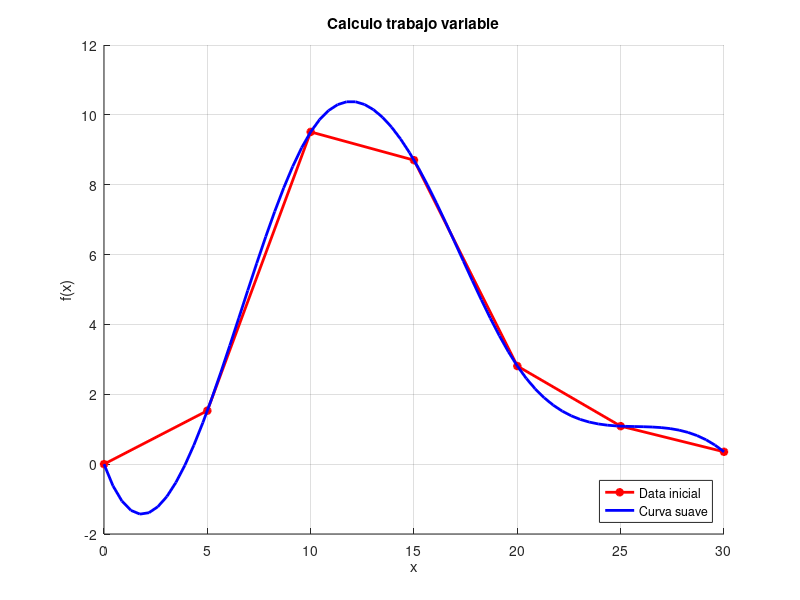

Write the MATLAB code that produced this figure.
function Programa04_E3
  clear all;
  clc;
  close all;
  
  %Informacion de la tabla
  data = [0,
          1.5297,
          9.5120,
          8.7025,
          2.8087,
          1.0881,
          0.3537];
  h = (30 - 0)/6;  % => 5
  
  for i = 1:length(data)
    xPoints(i) = (i-1)*h; 
  endfor
  
  %Grafica 
  nCotes = figure('Name','Newton Cotes','MenuBar','none');
  title('Calculo trabajo variable');
  xlabel('x');
  ylabel('f(x)');
  set(nCotes, 'Position',  [100, 250, 500, 400]);
  intF = gca;
  grid on;
  hold on;
  
  lengthX = length(data);
  y = data;
  x = xPoints;
  
  plot(intF,x,y,'-*r','LineWidth',1,'DisplayName','Data inicial','LineWidth',2);
  legend('Location','southeast');
  
  %Impresion de la curva suave
  samplingRateIncrease = 10;
  newXSamplePoints = linspace(min(x), max(x), lengthX * samplingRateIncrease);
  smoothedY = spline(x, y, newXSamplePoints);
  plot(newXSamplePoints, smoothedY, '-b','LineWidth',2,'DisplayName','Curva suave');
  legend('Location','southeast');
  legend('off');
  legend('show');
  legend('Location','southeast');
  zoom on;
  
  x1 = getCompositeTrapeze(smoothedY, h/10);
  x2 = getSimpson1over3(smoothedY, h/10);
  x3 = getSimpson3over8(smoothedY, h/10);
  clc; 
    
  disp("\n\nTrapecio compuesto");
  getCompositeTrapeze(data,h);
  
  disp("\n\nSimpson 1/3");
  getSimpson1over3(data,h);
  
  disp("\n\nSimpson 3/8");
  getSimpson3over8(data,h);
  
  fprintf("\n\n%.4f\n%.4f\n%.4f\n",x1,x2,x3);
    
endfunction

function total = getCompositeTrapeze(data,h) 
  total = data(1);
  n = length(data);
  fprintf("%d/2(%.4f + 2(",h,data(1));
  for i = 2:n-1
    if i ~= 2
      fprintf(" + ");
    endif
    fprintf("%.4f",data(i));
    total += + 2 * data(i);
  endfor
  fprintf(") + %.4f) = ",data(n));
  total += data(n);
  total *= h / 2;
  fprintf("%.4f",total);
endfunction

function total =  getSimpson1over3(data,h)
  total = data(1);
  n = length(data);
  fprintf("%d/3(%.4f + 4(",h,data(1));
  for i = 2:2:n-1
    if i ~= 2
      fprintf(" + ");
    endif
    fprintf("%.4f",data(i));
    total += 4*data(i);
  endfor
  fprintf(") + 2(");
  for i = 3:2:n-1
    if i ~= 3
      fprintf(" + ");
    endif
    fprintf("%.4f",data(i));
    total += 2*data(i);
  endfor
  fprintf(") + %.4f) = ",data(n));
  total += data(n);
  total = total*h/3;
  fprintf("%.4f",total);
endfunction

function total = getSimpson3over8(data,h)
  n = length(data);
  total = data(1);
  fprintf("(3*%d/8)(%.4f + 3(",h,data(1));
  for i = 2:n-1
    if mod(i,3) ~= 0
      if i ~= 2
        fprintf(" + ");
      endif
      fprintf("%.4f",data(i));
      total += 3*data(i);
    endif
  endfor
  fprintf(") + 2(");
  for i = 1:n-3
    if i*3 < n
      if i ~= 1
        fprintf(" + ");
      endif
      fprintf("%.4f",data(i*3));
      total += 2*data(i*3);
    endif
  endfor
  fprintf(") + %.4f) = ",data(n));
  total += data(n);
  total *= 3*h/8;
  fprintf("%.4f",total);
  endfunction